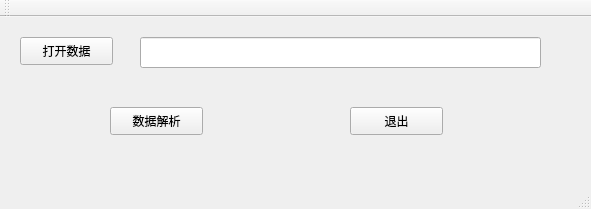
<?xml version="1.0" encoding="UTF-8"?>
<ui version="4.0">
 <class>MainWindow</class>
 <widget class="QMainWindow" name="MainWindow">
  <property name="geometry">
   <rect>
    <x>0</x>
    <y>0</y>
    <width>591</width>
    <height>209</height>
   </rect>
  </property>
  <property name="windowTitle">
   <string>nRF52采集数据解析</string>
  </property>
  <widget class="QWidget" name="centralWidget">
   <widget class="QLineEdit" name="lineEdit_DataPathOpen">
    <property name="geometry">
     <rect>
      <x>140</x>
      <y>20</y>
      <width>401</width>
      <height>31</height>
     </rect>
    </property>
   </widget>
   <widget class="QPushButton" name="pushButton_DataOpen">
    <property name="geometry">
     <rect>
      <x>20</x>
      <y>20</y>
      <width>93</width>
      <height>28</height>
     </rect>
    </property>
    <property name="text">
     <string>打开数据</string>
    </property>
   </widget>
   <widget class="QPushButton" name="pushButton_DataDecode">
    <property name="geometry">
     <rect>
      <x>110</x>
      <y>90</y>
      <width>93</width>
      <height>28</height>
     </rect>
    </property>
    <property name="text">
     <string>数据解析</string>
    </property>
   </widget>
   <widget class="QPushButton" name="pushButton_Quite">
    <property name="geometry">
     <rect>
      <x>350</x>
      <y>90</y>
      <width>93</width>
      <height>28</height>
     </rect>
    </property>
    <property name="text">
     <string>退出</string>
    </property>
   </widget>
  </widget>
  <widget class="QMenuBar" name="menuBar">
   <property name="geometry">
    <rect>
     <x>0</x>
     <y>0</y>
     <width>591</width>
     <height>26</height>
    </rect>
   </property>
  </widget>
  <widget class="QToolBar" name="mainToolBar">
   <attribute name="toolBarArea">
    <enum>TopToolBarArea</enum>
   </attribute>
   <attribute name="toolBarBreak">
    <bool>false</bool>
   </attribute>
  </widget>
  <widget class="QStatusBar" name="statusBar"/>
 </widget>
 <layoutdefault spacing="6" margin="11"/>
 <resources/>
 <connections/>
</ui>
